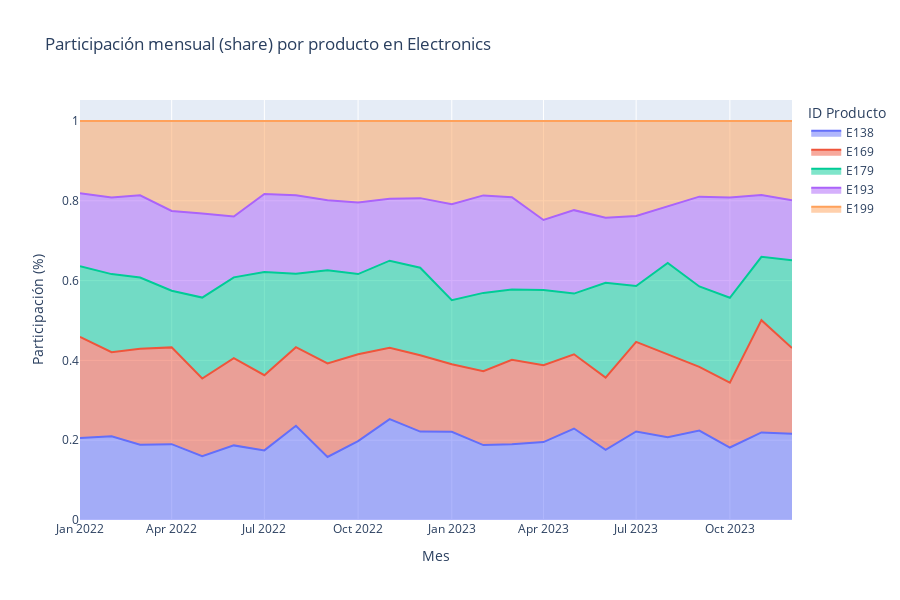

The notebook cell this image was saved under:
### Markdown cell above
### Producto - Share de Ingresos

### Code cell
# Calcular revenue mensual por producto
monthly_product_revenue = electronics_df.groupby(["month", "product_id"])["revenue"].sum().reset_index()

# Calcular share mensual por producto
monthly_total_revenue = monthly_product_revenue.groupby("month")["revenue"].transform("sum")
monthly_product_revenue["share"] = monthly_product_revenue["revenue"] / monthly_total_revenue

# Visualizar en gráfico apilado de áreas
fig = px.area(
    monthly_product_revenue,
    x="month",
    y="share",
    color="product_id",
    title="Participación mensual (share) por producto en Electronics",
    labels={"share": "Participación (%)", "month": "Mes", "product_id": "Producto"},
    groupnorm="fraction"
)

fig.update_layout(height=600, legend_title_text="ID Producto")
fig.show()
